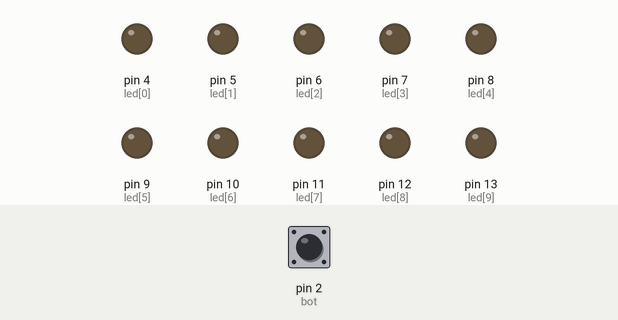
A sketch run on a simulated Arduino Uno, built with avr-gcc and run on an emulated ATmega328P. Shown: output pins drawn as LEDs (lit = HIGH). Dashed ring = blinking. The test bench sets the inputs (shaded band); at power-on: pin 2 (bot) LOW.

Above: at 1.2 s.
1.3 s: pin 2 (bot) pulled HIGH for 1 s
At 1.5 s:
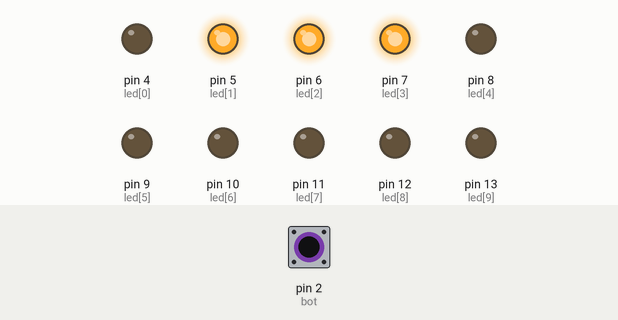
At 2.3 s:
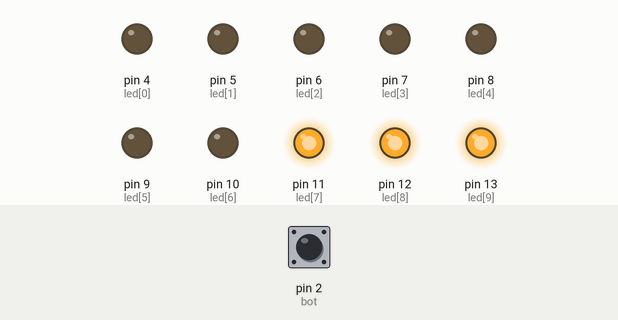
4.3 s: pin 2 (bot) pulled HIGH for 3.2 s
At 5.3 s:
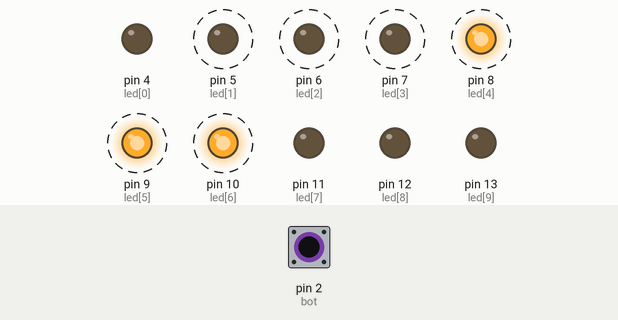
Timing chart, 0 to 9.0 s (numbered marks = the images above; inputs shaded):
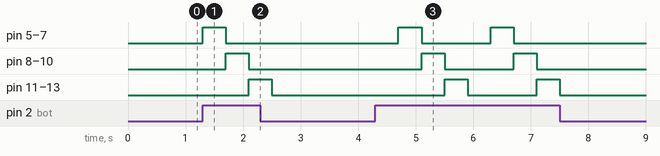

The sketch:

DerechaEstructuras.ino
```cpp
/* Programa DerechaEstructuras.ino
 Realiza el encendido de los diez leds de la rutina Derecha,
 y en cuyo código se incluye el uso de estructuras
 de programación */
// Variables
int bot = 2;
int led[] = {4,5,6,7,8,9,10,11,12,13};
int numLeds = 10;
int tiempoRet = 400;
int estePin;
int cuenta_der = 0;
boolean bot_der = LOW;
// Función setup
void setup ()
{
 pinMode (bot,INPUT);
 for (estePin = 0; estePin < numLeds; estePin++)
 {
 pinMode (led[estePin],OUTPUT);
 }
}
// Función loop
void loop ()
{
 bot_der = digitalRead (bot);
 if (bot_der ==HIGH)
 {
 switch (cuenta_der)
 {
 case 0:
 digitalWrite (led[1],HIGH);
 digitalWrite (led[2],HIGH);
 digitalWrite (led[3],HIGH);
 break;
 case 1:
 digitalWrite (led[4],HIGH);
 digitalWrite (led[5],HIGH);
 digitalWrite (led[6],HIGH);
 break;
 case 2:
 digitalWrite (led[7],HIGH);
 digitalWrite (led[8],HIGH);
 digitalWrite (led[9],HIGH);
 break;
 default:
 ;
 }
 delay (tiempoRet);
 cuenta_der++;
 if (cuenta_der > 3)
 {
 cuenta_der = 0;
 }
 }
 for (estePin = 0; estePin < numLeds; estePin++)
 {
 digitalWrite (led[estePin],LOW);
 }
}
```

Measured:
- after the input at 1.3 s, pin 5 (led[1]), pin 6 (led[2]), pin 7 (led[3]): LOW → HIGH at once, → LOW 0.40 s later; pin 8 (led[4]), pin 9 (led[5]), pin 10 (led[6]): LOW → HIGH after 0.40 s, → LOW 0.40 s later; pin 11 (led[7]), pin 12 (led[8]), pin 13 (led[9]): LOW → HIGH after 0.80 s, → LOW 0.40 s later
- after the input at 4.3 s, pin 5 (led[1]), pin 6 (led[2]): alternates HIGH for 0.40 s and LOW for 1.2 s, 4 changes in all, then stays LOW, starting after 0.40 s
